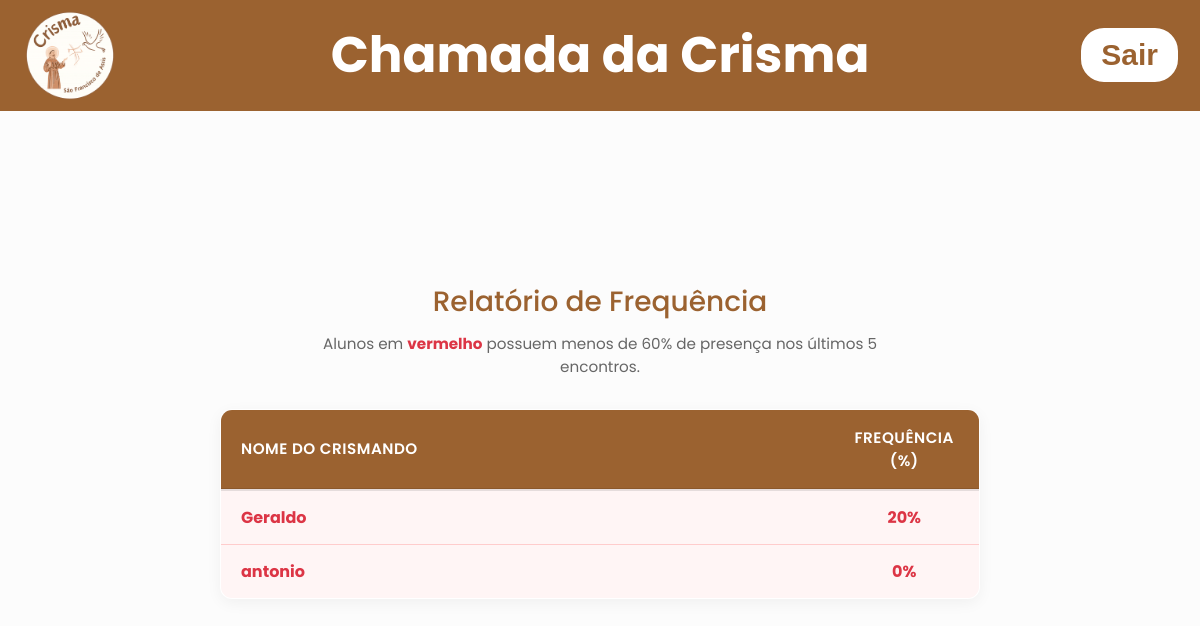
Before: /frequency (signed in) with the older database file.
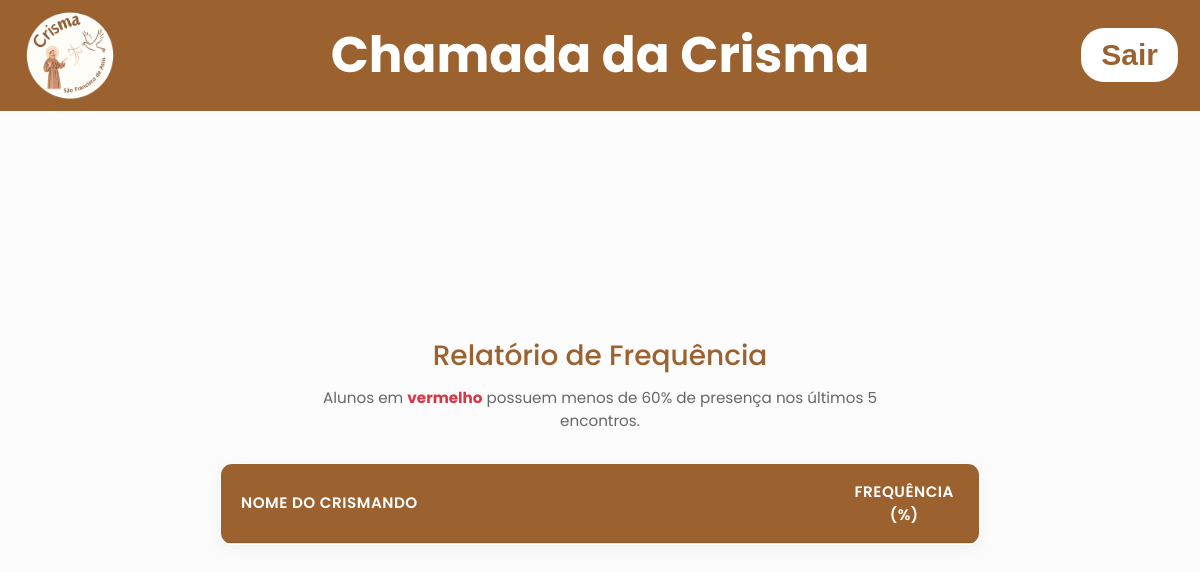
After: the same page with the newer database file.
### tables this page shows
CREATE TABLE crismandos (
    id INTEGER PRIMARY KEY AUTOINCREMENT,
    name TEXT UNIQUE NOT NULL,
    turma_id INTEGER NOT NULL,
    created_at TEXT DEFAULT CURRENT_TIMESTAMP,
    FOREIGN KEY (turma_id) REFERENCES turmas(id)
);

### app.py (the view)
@app.get("/frequency")
def frequency_report():
    if 'loged_user' not in session:
        return render_template('index.html')
    conn = get_conn()
    cur = conn.cursor()
    cur.execute("SELECT id FROM meetings ORDER BY meeting_date DESC LIMIT 5")
    encontros = cur.fetchall()
    lista_ids = [e['id'] for e in encontros]
    total_encontros = len(lista_ids)
    cur.execute("SELECT id, name FROM crismandos")
    todos_crismandos = cur.fetchall()
    relatorio = []
    for aluno in todos_crismandos:
        presencas = 0
        for id_encontro in lista_ids:
            cur.execute("SELECT status FROM attendance WHERE crismando_id = ? AND meeting_id = ?",
                        (aluno['id'], id_encontro))
            resultado = cur.fetchone()
            if resultado and resultado['status'] == 0:
                presencas += 1
        if total_encontros > 0:
            porcentagem = (presencas / total_encontros) * 100
        else:
            porcentagem = 0
        relatorio.append({
            'nome': aluno['name'],
            'percentual': int(porcentagem) # int() remove as casas decimais
        })
    conn.close()
    return render_template('frequency.html', report=relatorio)

### app.py (called while the page is built)
def get_conn():
    conn = sqlite3.connect("data/dataBase.db")
    conn.row_factory = sqlite3.Row
    return conn

### templates/frequency.html (shortened to what this page needs)
<!DOCTYPE html>
<html lang="pt-br">
<head>
    <link
      rel="stylesheet"
      href="{{url_for('static', filename='css/stylehomepage.css')}}"
    />
    <link
      rel="stylesheet"
      href="{{url_for('static', filename='css/stylefrequency.css')}}"
    />
</head>
<body>
    <header>
      <div class="header-left">
        <img
          src="{{url_for('static', filename='images/logocrismamaior.png')}}"
          alt="Logo da crisma"
          class="logo"
        />
        <h1 class="title-center" onclick="window.location.href='/homepage'" >Chamada da Crisma</h1>
      </div>
      <form action="{{url_for('logout_user')}}" method="post">
        <button class="button-logout">Sair</button>
      </form>
    </header>
    <div class="container-principal">
     <h1>Relatório de Frequência</h1>
        <p>Alunos em <strong>vermelho</strong> possuem menos de 60% de presença nos últimos 5 encontros.</p>
        <table>
            <thead>
                <tr>
                    <th>Nome do Crismando</th>
                    <th>Frequência (%)</th>
                </tr>
            </thead>
            <tbody>
                {% for aluno in report %}
                <tr>
                    <td class="{{ 'baixa-frequencia' if aluno.percentual < 60 else '' }}">
                        {{ aluno.nome }}
                    </td>
                    <td class="{{ 'baixa-frequencia' if aluno.percentual < 60 else '' }}">
                        {{ aluno.percentual }}%
                    </td>
                </tr>
                {% endfor %}
            </tbody>
        </table>
    </div>
</body>
</html>

Changed rows visible on the page:
removed crismandos: nome "Geraldo", percentual "20"
removed crismandos: nome "antonio", percentual "0"
